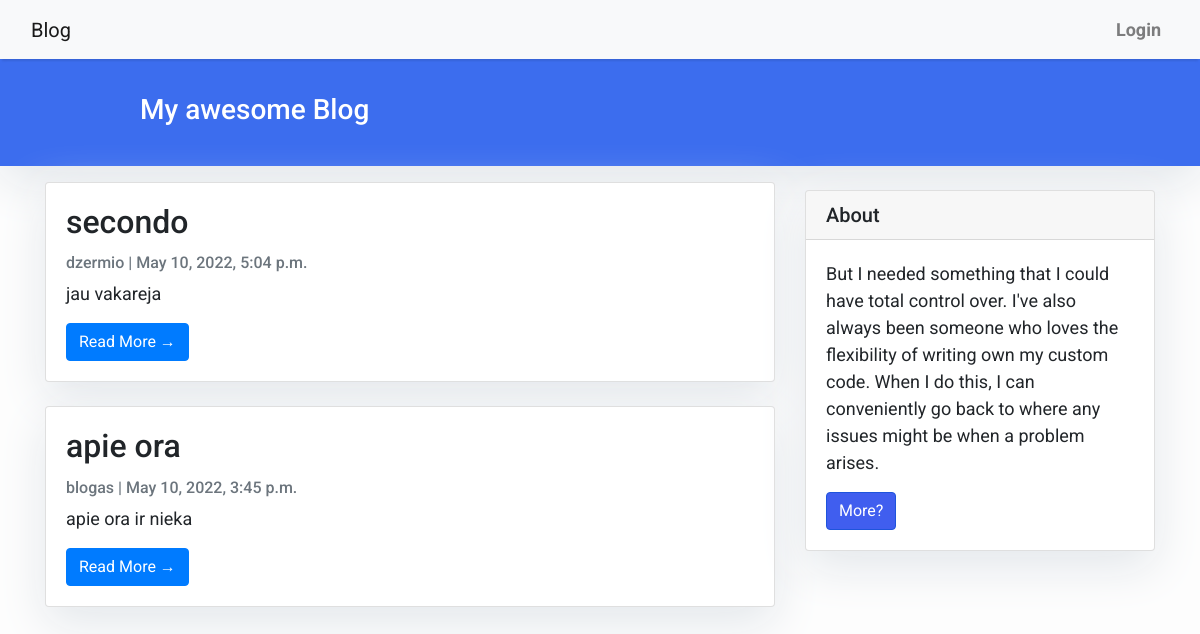
/blog/, run on an earlier commit of the app's database.
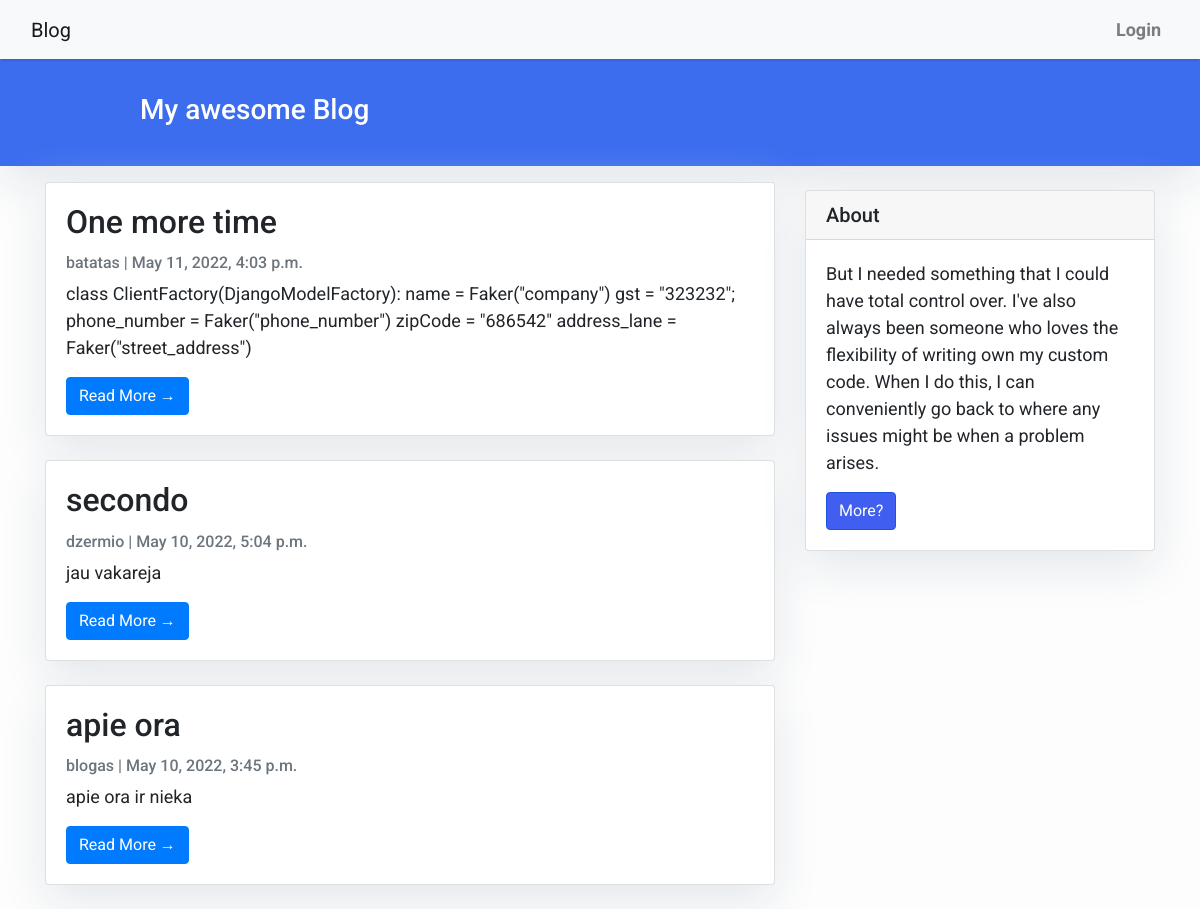
And on a later commit of the database.
### blog/models.py (models this page shows, shortened)
class Post(models.Model):
    title = models.CharField(max_length=200, unique=True)
    slug = models.SlugField(max_length=200, unique=True)
    author = models.ForeignKey(User, on_delete= models.CASCADE,related_name='blog_posts')
    updated_on = models.DateTimeField(auto_now= True)
    content = models.TextField()
    created_on = models.DateTimeField(auto_now_add=True)
    status = models.IntegerField(choices=STATUS, default=0)
    class Meta:
        ordering = ['-created_on']

### blog/views.py (the view)
# urls.py: path('', views.PostList.as_view(), name='home'),
class PostList(generic.ListView):
    queryset = Post.objects.filter(status=1).order_by('-created_on')
    template_name = 'index.html'

### templates/index.html (shortened to what this page needs)
{% extends "base.html" %}
 {% block content %}
    <header class="masthead" >
            <div class="container">
              <div class="row">
                <div class=" col-md-8 col-md-10 mx-auto">
                  <div class="site-heading">
                    <h3 class=" site-heading my-4 mt-3 text-white">  My awesome Blog </h3>
                </div>
                    </div>
                  </div>
                </div>
              </header>
            <div class="container">
                <div class="row">
              <div class="col-md-8 mt-3 left">
                    {% for post in post_list %}
                <div class="card mb-4" >
                  <div class="card-body">
                    <h2 class="card-title">{{ post.title }}</h2>
                    <p class="card-text text-muted h6">{{ post.author }} | {{ post.created_on}} </p>
                    <p class="card-text">{{post.content|slice:":200" }}</p>
                    <a href="{% url 'post_detail' post.slug  %}" class="btn btn-primary">Read More &rarr;</a>
                  </div>
                </div>
                {% endfor %}
            </div>
                {% block sidebar %}
                {% include 'sidebar.html' %}
                {% endblock sidebar %}
            </div>
        </div>
{%endblock%}
{% load crispy_forms_tags %}

### templates/base.html (shortened to what this page needs)
<!DOCTYPE html>
<html>
  <head>
    <link
      rel="stylesheet"
      href="https://maxcdn.bootstrapcdn.com/bootstrap/4.0.0/css/bootstrap.min.css"
    />
  </head>
  <body>
    <nav class="navbar navbar-expand-lg navbar-light bg-light shadow" id="mainNav">
      <div class="container-fluid">
        <a class="navbar-brand" href="{% url 'home' %}" >Blog</a>
        <div class="collapse navbar-collapse" id="navbarResponsive">
          <ul class="navbar-nav ml-auto">
            {% if not user.is_authenticated %}
            <li class="nav-item text-black">
              <a
                class="nav-link text-black font-weight-bold"
                href='{% url "login" %}'>
                Login</a>
            </li>
            {% endif %}
          </ul>
        </div>
      </div>
    </nav>
            {% block content %}{% endblock content %}
  </body>
</html>

### templates/sidebar.html (shortened to what this page needs)
{% block sidebar %}
<div class="col-md-4 float-right ">
<div class="card my-4">
        <h5 class="card-header">About</h5>
    <div class="card-body">
        <p class="card-text"> But I needed something that I could have total control over. I've also always been someone who loves the flexibility of writing own my custom code. When I do this, I can conveniently go back to where any issues might be when a problem arises.</p>
        <a href="#"
           class="btn btn-danger">More?</a>
    </div>
</div>
</div>
{% endblock sidebar %}

### templates/base.html (style rules this page uses)
body { font-family: "Roboto", sans-serif; font-size: 17px; background-color: #fdfdfd; }
.shadow { box-shadow: 0 4px 2px -2px rgba(0,0,0,0.1); }
.btn-danger { color: #fff; background-color: #405eef; border-color: #1e54dc; }
.masthead { background: #3c6dee; height: auto; padding-bottom: 15px; box-shadow: 0 16px 48px #E3E7EB; padding-top: 10px; }

### templates/index.html (style rules this page uses)
body { font-family: "Roboto", sans-serif; font-size: 18px; background-color: #fdfdfd; }
.card { box-shadow: 0 16px 48px #E3E7EB; }

### templates/sidebar.html (style rules this page uses)
.card { box-shadow: 0 16px 48px #E3E7EB; }
.btn-danger { color: #fff; background-color: #405eef; border-color: #1e54dc; }

What changed in the data, as far as the page shows it:
added Post: title "One more time", author "batatas", created_on "May 11, 2022, 4:03 p.m.", content "class ClientFactory(DjangoModelFactory): name = Faker(\"company\") gst = \"323232\"; phone_number = Faker(\"phone_number\") zipCode = \"686542\" address_lane = Faker(\"street_address\")"
